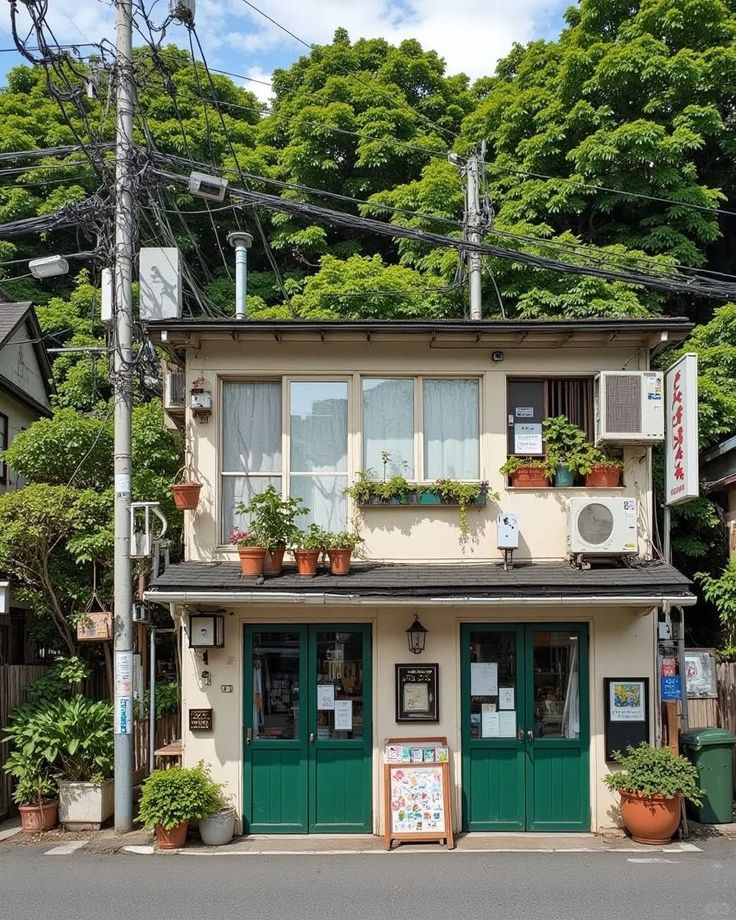
#> input picture gambar.jpg, 736 x 920 px
$ python Tugasweek9.py
#> lines starting #> are read from the running program, lines starting #| are printed output that depends on the picture
import cv2
import numpy as np
import matplotlib.pyplot as plt

def forward_diff(img):
    p = np.pad(img, 1, mode='edge')
    gx = p[1:-1, 2:] - p[1:-1, 1:-1]
    gy = p[2:, 1:-1] - p[1:-1, 1:-1]
    return gx, gy

def backward_diff(img):
    p = np.pad(img, 1, mode='edge')
    gx = p[1:-1, 1:-1] - p[1:-1, :-2]
    gy = p[1:-1, 1:-1] - p[:-2, 1:-1]
    return gx, gy

def central_diff(img):
    p = np.pad(img, 1, mode='edge')
    gx = (p[1:-1, 2:] - p[1:-1, :-2]) / 2.0
    gy = (p[2:, 1:-1] - p[:-2, 1:-1]) / 2.0
    return gx, gy

# [24 lines left out: functions convolve, sobel_kernel, prewitt_kernel, magnitude_and_direction, not called in this run]

def compare_finite_diff(img_rgb, img_gray):
    img_f = img_gray.astype(float)
    fx, fy = forward_diff(img_f)
    bx, by = backward_diff(img_f)
    cx, cy = central_diff(img_f)

    fig, ax = plt.subplots(2, 4, figsize=(14, 7))
    items = [
        (img_rgb, 'Input', None), (fx, 'Forward Gx', 'gray'), (bx, 'Backward Gx', 'gray'), (cx, 'Central Gx', 'gray'),
        (img_rgb, 'Input', None), (fy, 'Forward Gy', 'gray'), (by, 'Backward Gy', 'gray'), (cy, 'Central Gy', 'gray')
    ]
    for a, (im, title, cmap) in zip(ax.flat, items):
        a.imshow(im, cmap=cmap)
        a.set_title(title)
        a.axis('off')
    plt.tight_layout()
    plt.show()

# [33 lines left out: functions compare_edge_kernels, compare_mag_dir, not called in this run]

def main():
    img_bgr = cv2.imread('gambar.jpg')
#> img_bgr is the input picture: shape (920, 736, 3); mean B, G, R 91.1, 111.2, 104.9
    if img_bgr is None:
        print("File 'gambar.jpg' tidak ditemukan.")
        return

    img_rgb = cv2.cvtColor(img_bgr, cv2.COLOR_BGR2RGB)
    img_gray = cv2.cvtColor(img_bgr, cv2.COLOR_BGR2GRAY)
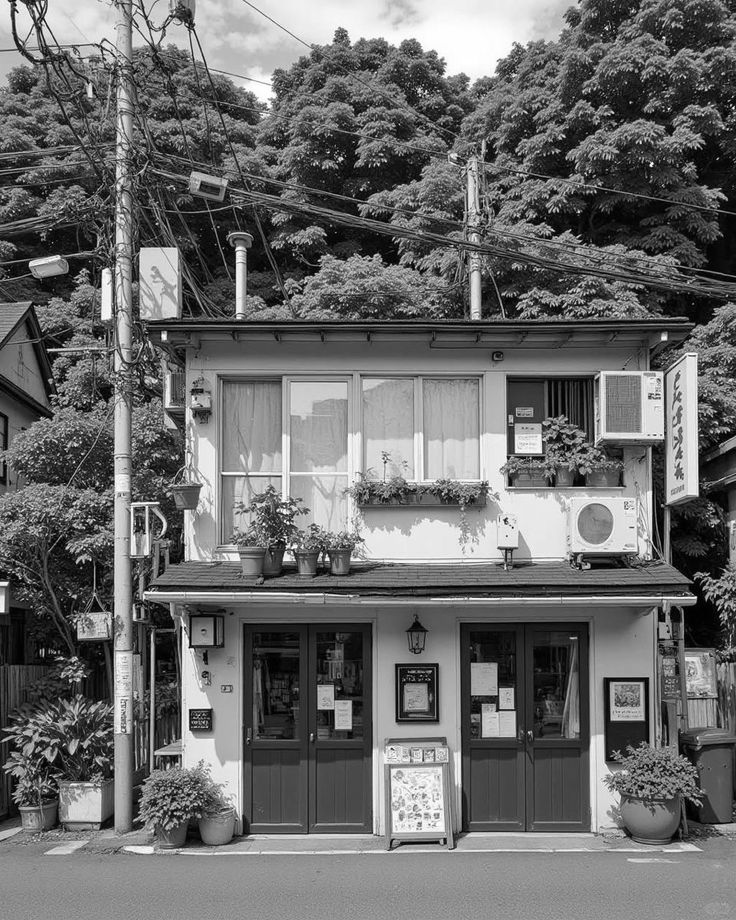
#> img_gray: shape (920, 736); min 0, max 255, mean 107

    while True:
        print("\n=== MENU ===")
        print("1. Finite Differences (Forward, Backward, Central)")
        print("2. Edge Kernels (Sobel, Prewitt)")
        print("3. Magnitude and Direction")
        print("4. Keluar")

        pilihan = input("Pilih menu (1-4): ").strip()
        if pilihan == '1':
            compare_finite_diff(img_rgb, img_gray)
        elif pilihan == '2':
            compare_edge_kernels(img_rgb, img_gray)
        elif pilihan == '3':
            compare_mag_dir(img_rgb, img_gray)
        elif pilihan == '4':
            break
        else:
            print("Pilihan tidak valid.")
#> this loop made 7 passes; the answer given on pass 1: 1
#> pass 1, in forward_diff, `p = np.pad(img, 1, mode='edge')`:
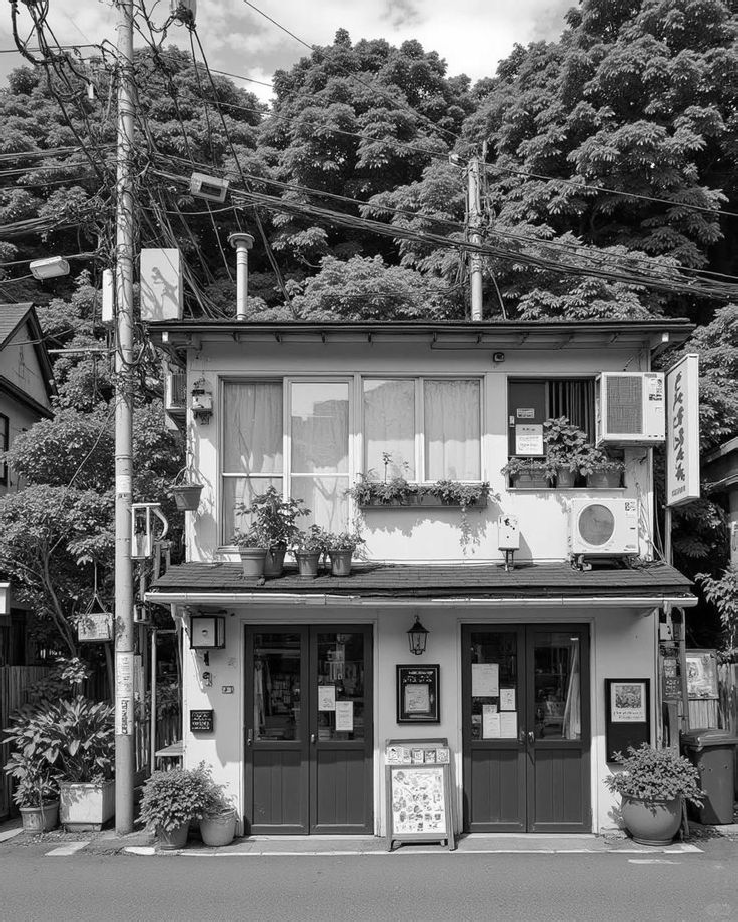
#> p: shape (922, 738) float64; min 0, max 255, mean 107.1
#> pass 1, in forward_diff, `gx = p[1:-1, 2:] - p[1:-1, 1:-1]`:
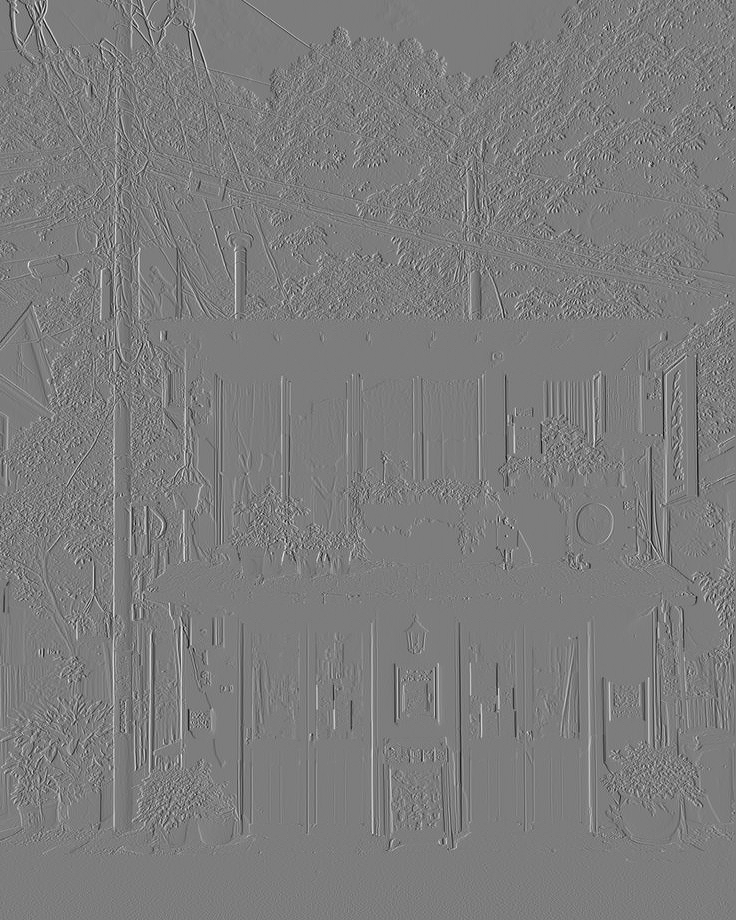
#> gx: shape (920, 736) float64; min -187, max 194, mean 0; drawn with min black and max white
#> pass 1, in forward_diff, `gy = p[2:, 1:-1] - p[1:-1, 1:-1]`:
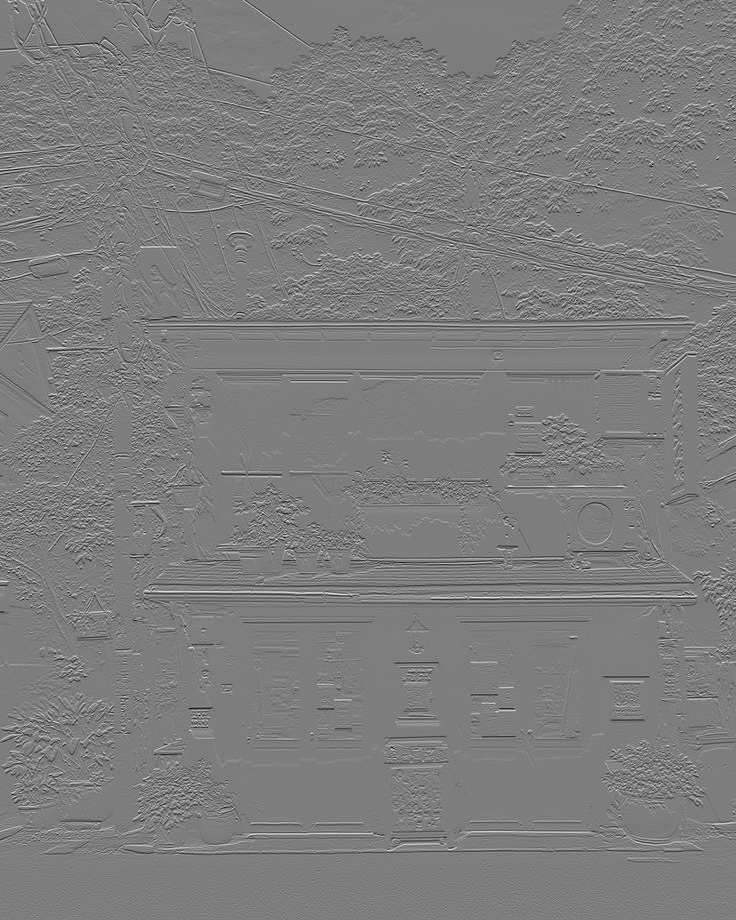
#> gy: shape (920, 736) float64; min -200, max 206, mean 0; drawn with min black and max white
#> pass 1, in compare_finite_diff, `plt.show()`:
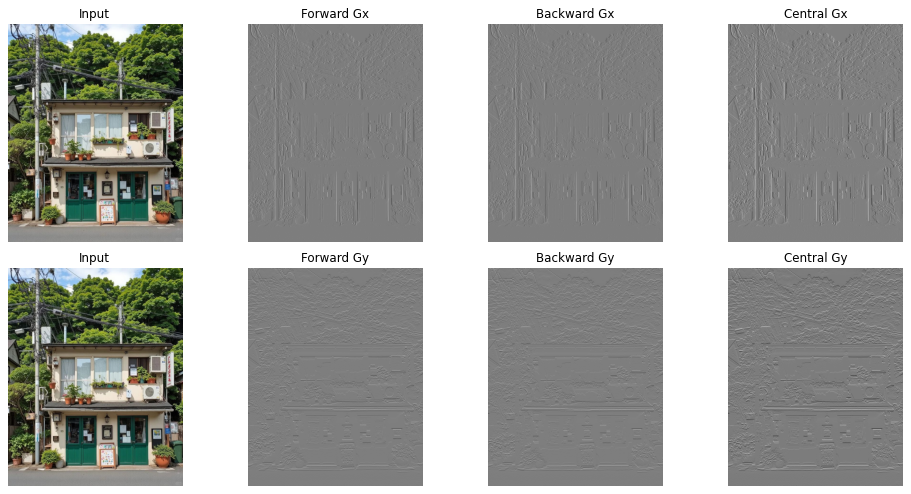
#> figure drawn by matplotlib, 8 panels

if __name__ == '__main__':
#> (the run stopped early here; a loop or call above may not have finished)
